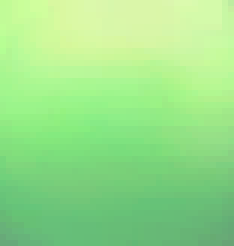
#> input picture project3/Data/Frames/Green/Training/Cropped/Cropped_Image1.png, 39 x 41 px (shown 6 times larger); its folder holds 4 pictures in this run
$ python 1-D_Gaussian.py
#> lines starting #> are read from the running program, lines starting #| are printed output that depends on the picture; pictures that were not available may be replaced by others from this repository, and a replacement may not be noted
import numpy as np
import cv2
import math
from matplotlib import pyplot as plt


def Parameters(samples):

    mu = np.mean(samples)
    sigma = np.std(samples)

    return mu,sigma


def Gaussian1D(x,mu,sigma):

    A = 1/(sigma*np.sqrt(2*math.pi))
    Z = A*np.exp(-(x-mu)**2/(2.*sigma**2))

    return Z

i = 1

while (i<=28):
     GreenI = cv2.imread('../Data/Frames/Green/Training/Cropped/Cropped_Image{}.png'.format(i))
#> GreenI is the input picture: shape (41, 39, 3); mean B, G, R 137, 225.2, 152.2
     GChannel = (GreenI[:,:,1])
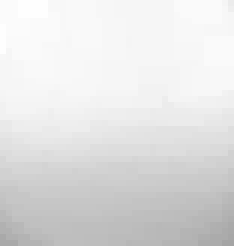
#> GChannel: shape (41, 39) (shown 6 times larger); min 164, max 254, mean 225.2
     GChannel = np.concatenate(GChannel)
#> GChannel = 1599 values, max 254 at index 3, min 164 at index 1597, mean 225.2

     i = i+4
#> pass 2 of the loop `while (i<=28):`:
#> pass 3 of the loop `while (i<=28):`:
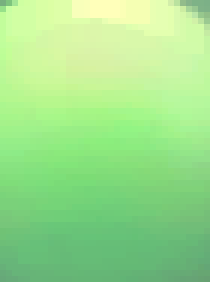
#> input picture project3/Data/Frames/Green/Training/Cropped/Cropped_Image13.png, 35 x 47 px, given in place of Cropped_Image9.png, which was not available (shown 6 times larger)
#> GreenI is the input picture: shape (47, 35, 3); mean B, G, R 138.8, 224.9, 156.7
#> `GChannel = (GreenI[:,:,1])`:
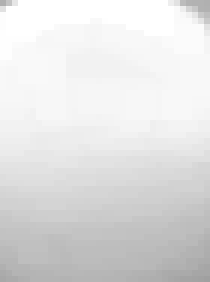
#> GChannel: shape (47, 35) (shown 6 times larger); min 160, max 255, mean 224.9
#> `GChannel = np.concatenate(GChannel)`: GChannel = 1645 values, max 255 at index 3, min 160 at index 1644, mean 224.9
#> the loop made 7 passes; the first 3 are shown


mug,sigmag = Parameters(GChannel)
#> in Parameters, `mu = np.mean(samples)`: mu = 224.9
#> in Parameters, `sigma = np.std(samples)`: sigma = 25.64
#> mug = 224.9; sigmag = 25.64
Fg = Gaussian1D(GChannel,mug,sigmag)
#> in Gaussian1D, `A = 1/(sigma*np.sqrt(2*math.pi))`: A = 0.0156
#> in Gaussian1D, `Z = A*np.exp(-(x-mu)**2/(2.*sigma**2))`: Z = 1645 values, max 0.0156 at index 35, min 0.00063 at index 1644, mean 0.0103
#> Fg has the same summary as Z in Gaussian1D

plt.figure(1)
plt.stem(GChannel,Fg,'g',markerfmt='go')
plt.show(block = False)
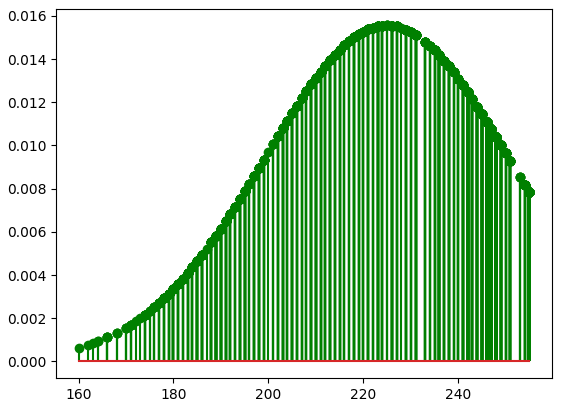
#> figure drawn by matplotlib, 1 panel

j = 1

while (j<=121):
     RedI = cv2.imread('../Data/Frames/Red/Training/Cropped/Cropped_Image{}.png'.format(j))
     RChannel = ( RedI[:,:,2] )
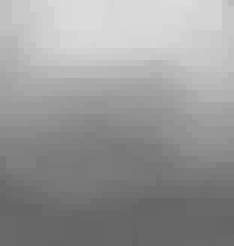
#> RChannel: shape (41, 39) (shown 6 times larger); min 98, max 219, mean 152.2
     RChannel = np.concatenate(RChannel)
#> RChannel = 1599 values, max 219 at index 12, min 98 at index 1582, mean 152.2


     YellowI = cv2.imread('../Data/Frames/Yellow/Training/Cropped/Cropped_Image{}.png'.format(j))
     YChannel = (YellowI[:,:,1] + YellowI[:,:,2])
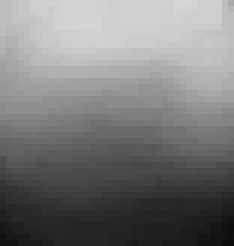
#> YChannel: shape (41, 39) (shown 6 times larger); min 12, max 213, mean 121.4

     YChannel = np.concatenate(YChannel)
#> YChannel = 1599 values, max 213 at index 29, min 12 at index 1597, mean 121.4

     j = j+20
#> pass 2 of the loop `while (j<=121):`:
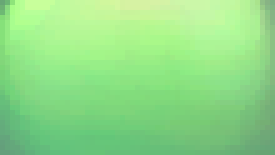
#> input picture project3/Data/Frames/Green/Training/Cropped/Cropped_Image21.png, 55 x 31 px, found by its file name (shown 5 times larger)
#> RedI is the input picture: shape (31, 55, 3); mean B, G, R 133.8, 221.2, 143.5
#> `RChannel = ( RedI[:,:,2] )`:
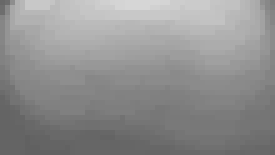
#> RChannel: shape (31, 55) (shown 5 times larger); min 97, max 214, mean 143.5
#> `RChannel = np.concatenate(RChannel)`: RChannel = 1705 values, max 214 at index 25, min 97 at index 1490, mean 143.5
#> `YChannel = (YellowI[:,:,1] + YellowI[:,:,2])`:
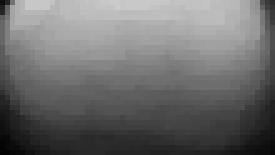
#> YChannel: shape (31, 55) (shown 5 times larger); min 3, max 203, mean 108.6
#> `YChannel = np.concatenate(YChannel)`: YChannel = 1705 values, max 203 at index 23, min 3 at index 1595, mean 108.6
#> pass 3 of the loop `while (j<=121):`:
#> (the run stopped early here; a loop or call above may not have finished)
